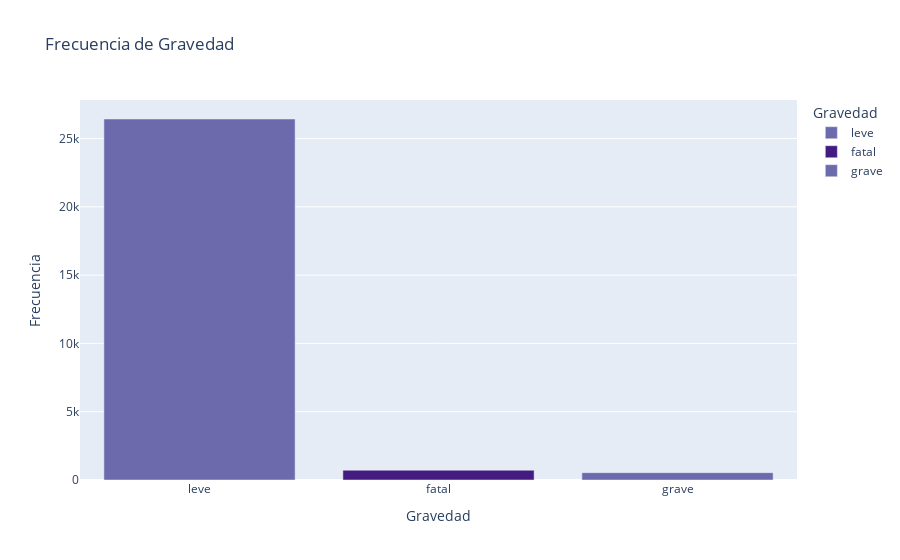

The cell this chart's notebook holds for it:
### Markdown cell above
---
---
## **Análisis Descriptivo:**

### **1. Distribución del Número de Víctimas**

**Período Observado: 2016-2021**

El análisis de la distribución del número de víctimas en los siniestros viales revela lo siguiente:

- **Mayoría de Siniestros Leves:** La mayoría de los siniestros (26,428 casos) se clasifican como leves. Esta tendencia sugiere que la mayoría de los incidentes en las vías no resultan en lesiones graves o fatales, lo que puede atribuirse a una combinación de factores como medidas de seguridad vehicular y vial, así como la atención oportuna de servicios de emergencia.

- **Presencia de Siniestros Graves y Fatales:** Aunque los siniestros leves dominan el conjunto de datos, también se registran casos significativos de siniestros graves (537 casos) y siniestros fatales (717 casos). Estos eventos, aunque menos frecuentes, tienen un impacto considerable en términos de lesiones graves o pérdida de vidas humanas, lo que subraya la importancia de seguir implementando medidas de prevención y seguridad vial.

Este análisis proporciona una visión general de la distribución de la gravedad de los siniestros viales en el período observado, destacando la necesidad de estrategias continuas para abordar la seguridad en las vías y reducir la incidencia de lesiones y fatalidades.

### Code cell
# Contar el número de registros por gravedad en el DataFrame original
conteo_gravedad = siniestros['gravedad'].value_counts().reset_index()
conteo_gravedad.columns = ['gravedad', 'conteo']

# Crear el gráfico de barras con Plotly Express

# Definir la paleta de colores personalizada
palette_colors = ['#6D69AD', '#441B80']

# Contar el número de registros por gravedad en el DataFrame original
conteo_gravedad = siniestros['gravedad'].value_counts().reset_index()
conteo_gravedad.columns = ['gravedad', 'conteo']

# Crear el gráfico de barras con Plotly Express y especificar la paleta de colores
fig = px.bar(conteo_gravedad, x='gravedad', y='conteo', color='gravedad',
             labels={'conteo': 'Frecuencia', 'gravedad': 'Gravedad'},
             title='Frecuencia de Gravedad',
             color_discrete_sequence=palette_colors)


fig.show()
print('Tabla de Frecuencia por Tipo de Gravedad')
conteo_gravedad

### Figure 1 — Plotly figure (JSON) as saved in the notebook; plotly's stock layout.template omitted (floating-point values rounded to 4 significant figures)
{"data": [{"alignmentgroup": "True", "hovertemplate": "Gravedad=%{x}<br>Frecuencia=%{y}<extra></extra>", "legendgroup": "leve", "marker": {"color": "#6D69AD", "pattern": {"shape": ""}}, "name": "leve", "offsetgroup": "leve", "orientation": "v", "showlegend": true, "textposition": "auto", "type": "bar", "x": ["leve"], "xaxis": "x", "y": [26427], "yaxis": "y"}, {"alignmentgroup": "True", "hovertemplate": "Gravedad=%{x}<br>Frecuencia=%{y}<extra></extra>", "legendgroup": "fatal", "marker": {"color": "#441B80", "pattern": {"shape": ""}}, "name": "fatal", "offsetgroup": "fatal", "orientation": "v", "showlegend": true, "textposition": "auto", "type": "bar", "x": ["fatal"], "xaxis": "x", "y": [717], "yaxis": "y"}, {"alignmentgroup": "True", "hovertemplate": "Gravedad=%{x}<br>Frecuencia=%{y}<extra></extra>", "legendgroup": "grave", "marker": {"color": "#6D69AD", "pattern": {"shape": ""}}, "name": "grave", "offsetgroup": "grave", "orientation": "v", "showlegend": true, "textposition": "auto", "type": "bar", "x": ["grave"], "xaxis": "x", "y": [537], "yaxis": "y"}], "layout": {"barmode": "relative", "legend": {"title": {"text": "Gravedad"}, "tracegroupgap": 0}, "title": {"text": "Frecuencia de Gravedad"}, "xaxis": {"anchor": "y", "categoryarray": ["leve", "fatal", "grave"], "categoryorder": "array", "domain": [0, 1], "title": {"text": "Gravedad"}}, "yaxis": {"anchor": "x", "domain": [0, 1], "title": {"text": "Frecuencia"}}}}
